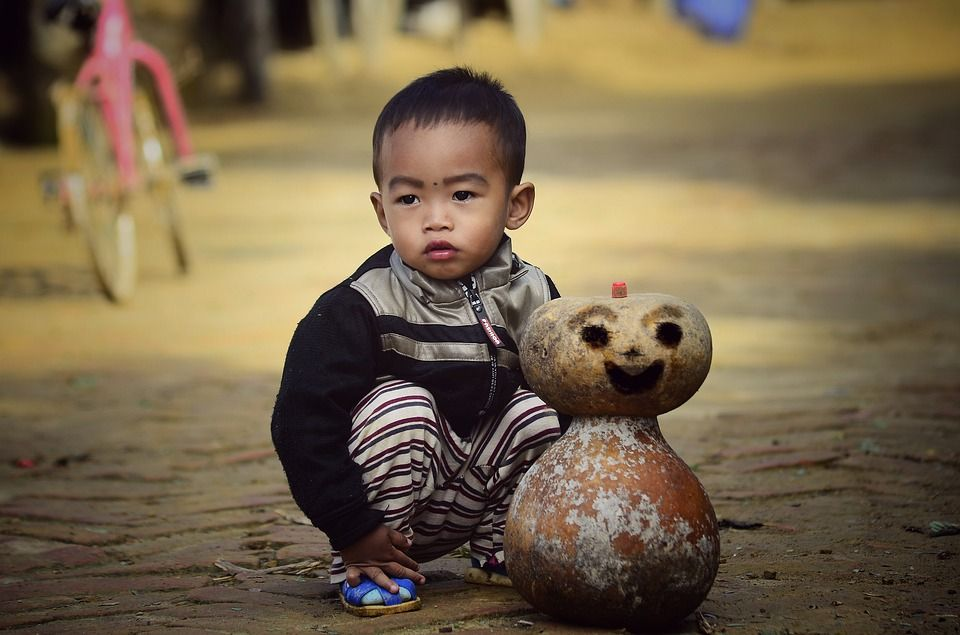
#> input picture RaspberryPi/pyLabs/photo.jpg, 960 x 635 px
$ python cv2_image_3.py
#> lines starting #> are read from the running program, lines starting #| are printed output that depends on the picture; after the words box and inside, x2 and y2 are one past the last pixel; in counts of white or black regions, pixels touching at a corner belong together
import cv2

img = cv2.imread('photo.jpg')
#> img is the input picture: shape (635, 960, 3); mean B, G, R 75.2, 101.8, 119.2
gray = cv2.cvtColor(img, cv2.COLOR_BGR2GRAY)
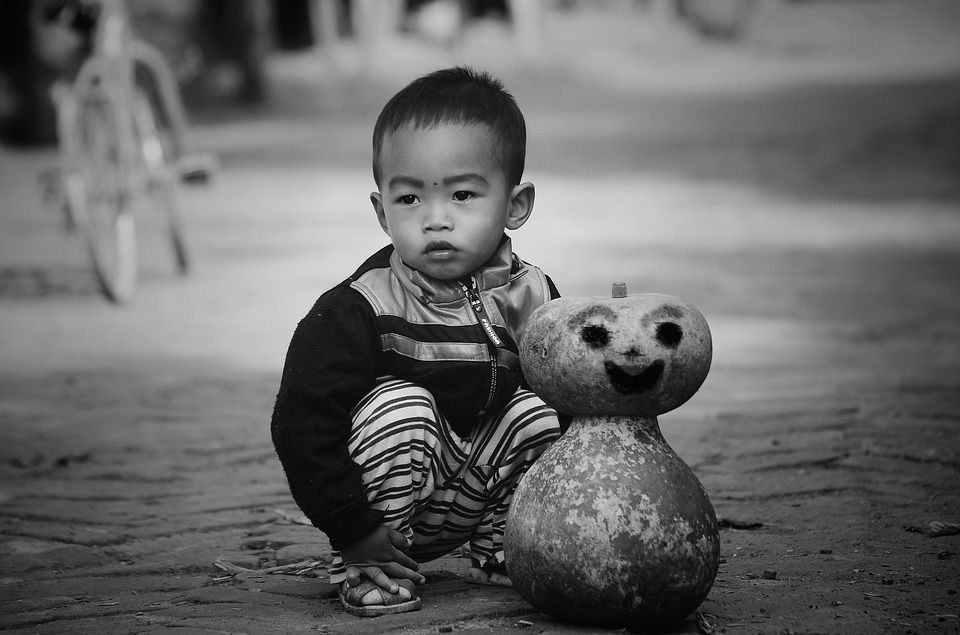
#> gray: shape (635, 960); min 0, max 254, mean 104

face_cascade = cv2.CascadeClassifier('haarcascade_frontalface_default.xml')
faces = face_cascade.detectMultiScale(gray, 1.3, 5)
#> faces = [[350, 126, 179, 179]]
for (x, y, w, h) in faces:
  img = cv2.rectangle(img, (x,y), (x+w, y+h), (255, 0, 0), 2)
#> this loop made 1 pass
#> pass 1, `img = cv2.rectangle(img, (x,y), (x+w, y+h), (255, 0, 0), 2)`:
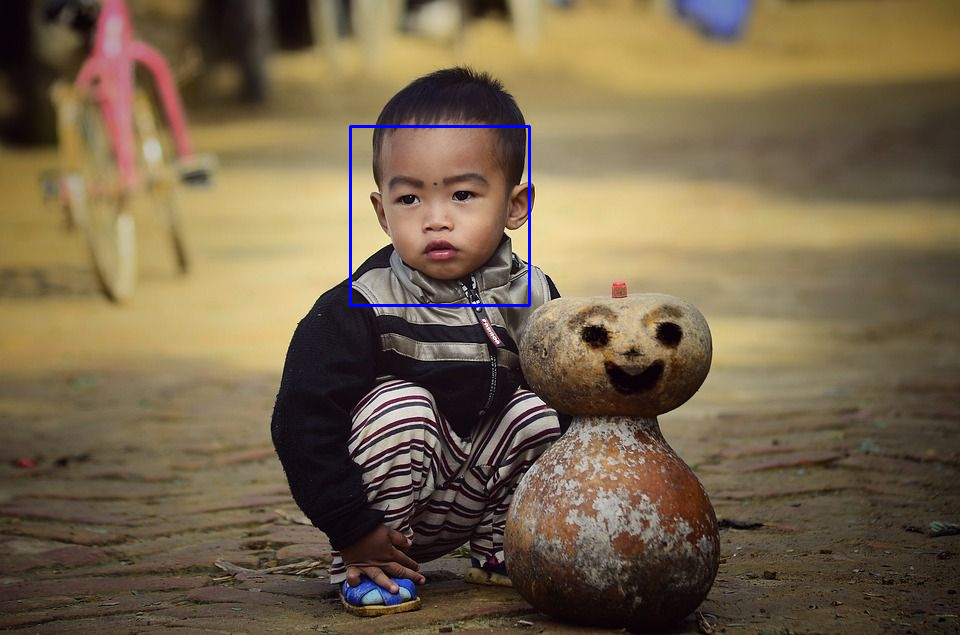
#> img: shape (635, 960, 3); 0.35% of pixels changed, all inside (x1, y1, x2, y2) = (349, 125, 531, 307)

cv2.imshow('photo', img)
cv2.waitKey(0)
cv2.destroyAllWindows()

$ run again, with RaspberryPi/pyLabs/image.jpg copied over RaspberryPi/pyLabs/photo.jpg
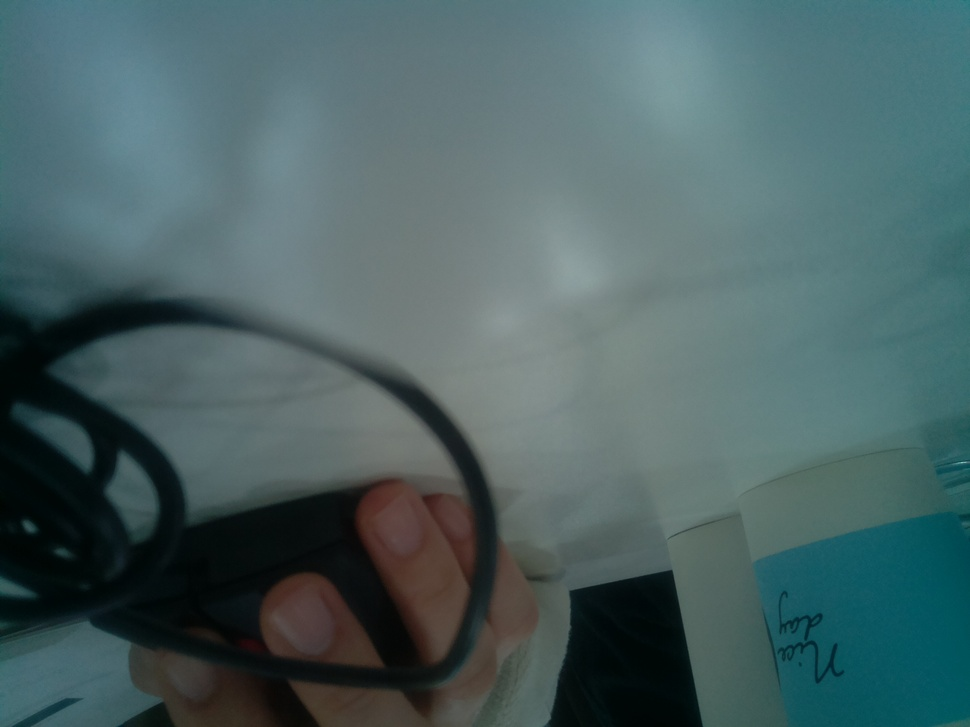
#> input picture RaspberryPi/pyLabs/image.jpg, 970 x 727 px, shrunk from 2592 x 1944 before the run
#> img is the input picture: shape (727, 970, 3); mean B, G, R 99.4, 97.9, 74.4
#> `gray = cv2.cvtColor(img, cv2.COLOR_BGR2GRAY)`:
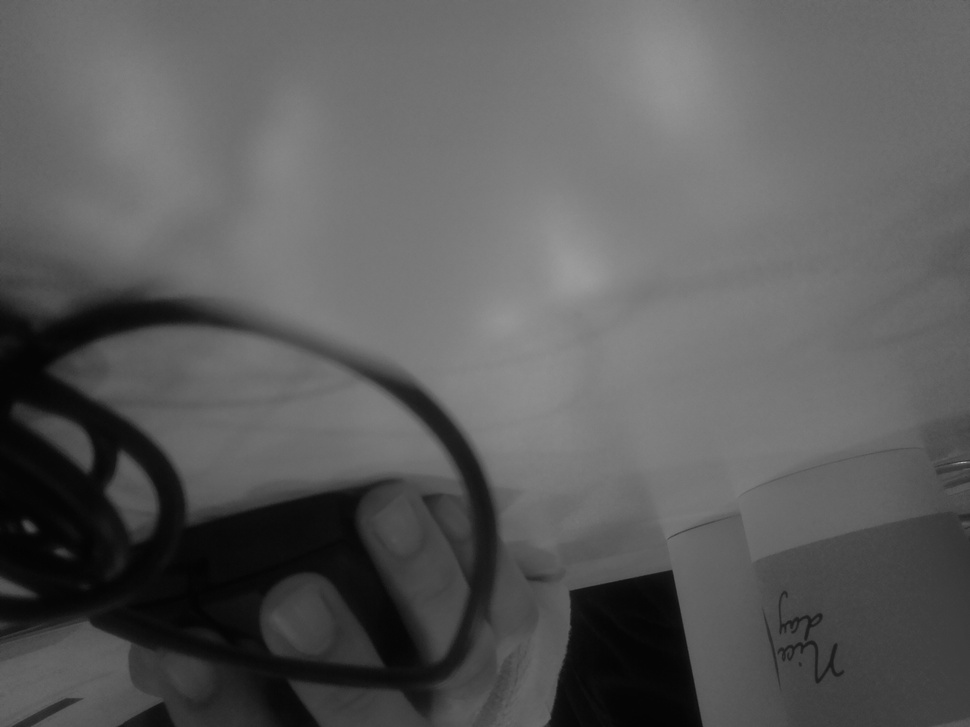
#> gray: shape (727, 970); min 3, max 176, mean 91
#> faces = ()
